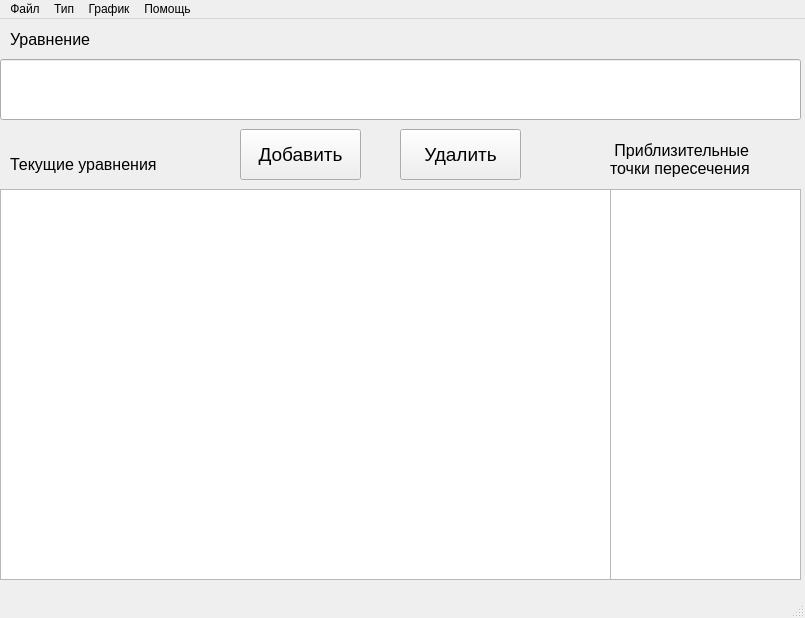
<?xml version="1.0" encoding="UTF-8"?>
<ui version="4.0">
 <class>MainWindow</class>
 <widget class="QMainWindow" name="MainWindow">
  <property name="geometry">
   <rect>
    <x>0</x>
    <y>0</y>
    <width>805</width>
    <height>618</height>
   </rect>
  </property>
  <property name="windowTitle">
   <string>MainWindow</string>
  </property>
  <widget class="QWidget" name="centralwidget">
   <widget class="QLineEdit" name="Eq_edit">
    <property name="geometry">
     <rect>
      <x>0</x>
      <y>40</y>
      <width>801</width>
      <height>61</height>
     </rect>
    </property>
    <property name="font">
     <font>
      <pointsize>18</pointsize>
     </font>
    </property>
    <property name="text">
     <string/>
    </property>
   </widget>
   <widget class="QListWidget" name="Eqlist">
    <property name="geometry">
     <rect>
      <x>0</x>
      <y>170</y>
      <width>611</width>
      <height>391</height>
     </rect>
    </property>
    <property name="font">
     <font>
      <pointsize>12</pointsize>
     </font>
    </property>
   </widget>
   <widget class="QListWidget" name="Eqroots">
    <property name="geometry">
     <rect>
      <x>610</x>
      <y>170</y>
      <width>191</width>
      <height>391</height>
     </rect>
    </property>
    <property name="font">
     <font>
      <pointsize>12</pointsize>
     </font>
    </property>
   </widget>
   <widget class="QPushButton" name="Eadd">
    <property name="geometry">
     <rect>
      <x>240</x>
      <y>110</y>
      <width>121</width>
      <height>51</height>
     </rect>
    </property>
    <property name="font">
     <font>
      <pointsize>14</pointsize>
     </font>
    </property>
    <property name="text">
     <string>Добавить</string>
    </property>
   </widget>
   <widget class="QPushButton" name="Edelete">
    <property name="geometry">
     <rect>
      <x>400</x>
      <y>110</y>
      <width>121</width>
      <height>51</height>
     </rect>
    </property>
    <property name="font">
     <font>
      <pointsize>14</pointsize>
     </font>
    </property>
    <property name="text">
     <string>Удалить</string>
    </property>
   </widget>
   <widget class="QLabel" name="lb_roots">
    <property name="geometry">
     <rect>
      <x>610</x>
      <y>110</y>
      <width>191</width>
      <height>61</height>
     </rect>
    </property>
    <property name="font">
     <font>
      <pointsize>12</pointsize>
     </font>
    </property>
    <property name="text">
     <string> Приблизительные
точки пересечения</string>
    </property>
    <property name="textFormat">
     <enum>Qt::AutoText</enum>
    </property>
   </widget>
   <widget class="QLabel" name="lb_list">
    <property name="geometry">
     <rect>
      <x>10</x>
      <y>125</y>
      <width>221</width>
      <height>41</height>
     </rect>
    </property>
    <property name="font">
     <font>
      <pointsize>12</pointsize>
     </font>
    </property>
    <property name="text">
     <string>Текущие уравнения</string>
    </property>
   </widget>
   <widget class="QLabel" name="lb_edit">
    <property name="geometry">
     <rect>
      <x>10</x>
      <y>0</y>
      <width>771</width>
      <height>41</height>
     </rect>
    </property>
    <property name="font">
     <font>
      <pointsize>12</pointsize>
     </font>
    </property>
    <property name="text">
     <string>Уравнение</string>
    </property>
   </widget>
  </widget>
  <widget class="QMenuBar" name="menubar">
   <property name="geometry">
    <rect>
     <x>0</x>
     <y>0</y>
     <width>805</width>
     <height>26</height>
    </rect>
   </property>
   <widget class="QMenu" name="menu">
    <property name="title">
     <string>Файл</string>
    </property>
    <addaction name="menu_file_new"/>
    <addaction name="menu_file_open"/>
    <addaction name="menu_file_save"/>
   </widget>
   <widget class="QMenu" name="menu_2">
    <property name="title">
     <string>Тип</string>
    </property>
    <addaction name="menu_type_eq"/>
    <addaction name="menu_type_reg"/>
   </widget>
   <widget class="QMenu" name="menu_3">
    <property name="title">
     <string>График</string>
    </property>
    <addaction name="menu_plot_build"/>
    <addaction name="menu_plot_save"/>
    <addaction name="menu_plot_sett"/>
   </widget>
   <widget class="QMenu" name="menu_4">
    <property name="title">
     <string>Помощь</string>
    </property>
    <addaction name="menu_help"/>
   </widget>
   <addaction name="menu"/>
   <addaction name="menu_2"/>
   <addaction name="menu_3"/>
   <addaction name="menu_4"/>
  </widget>
  <widget class="QStatusBar" name="statusbar"/>
  <action name="menu_file_new">
   <property name="text">
    <string>Новый</string>
   </property>
  </action>
  <action name="menu_file_open">
   <property name="text">
    <string>Открыть</string>
   </property>
  </action>
  <action name="menu_file_save">
   <property name="text">
    <string>Сохранить</string>
   </property>
  </action>
  <action name="menu_type_eq">
   <property name="text">
    <string>Уравнение</string>
   </property>
  </action>
  <action name="menu_type_bydots">
   <property name="text">
    <string>По точкам</string>
   </property>
  </action>
  <action name="menu_type_reg">
   <property name="text">
    <string>Вычислить уравнение</string>
   </property>
  </action>
  <action name="menu_plot_build">
   <property name="text">
    <string>Построить</string>
   </property>
  </action>
  <action name="menu_plot_save">
   <property name="text">
    <string>Сохранить</string>
   </property>
  </action>
  <action name="menu_plot_sett">
   <property name="text">
    <string>Настройки</string>
   </property>
  </action>
  <action name="menu_help">
   <property name="text">
    <string>Как пользоваться</string>
   </property>
  </action>
 </widget>
 <resources/>
 <connections/>
</ui>
